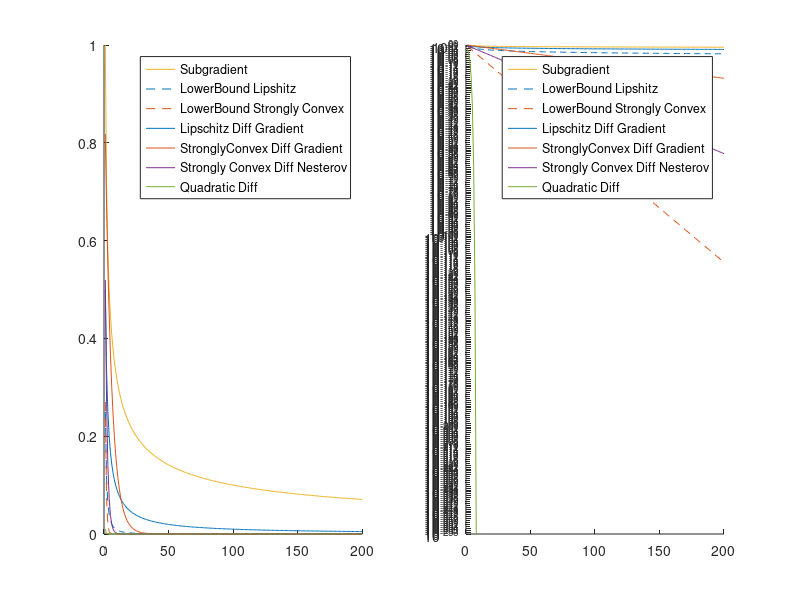

Source code (MATLAB):
function learningConvergence

k = 10;
iter = 1:200;

lblRate  = LowerBoundLipshitzFirstOrder(iter);
lbscRate = lowerBoundStronglyConvexFirstOrder(iter,k);
sRate = subgradientConvergence(iter);
nRate = stronglyConvexNesterovConvergence(iter,k);
qRate = quadraticConvergence(iter,1/k);
lgRate = LipschitzGradientConvergence(iter);
scRate = stronglyConvexGradientConvergence(iter,k);

colors =    {
            [0.9290, 0.6940, 0.1250];	          	
            [0, 0.4470, 0.7410];
          	[0.8500, 0.3250, 0.0980];
            [0, 0.4470, 0.7410];
            [0.8500, 0.3250, 0.0980];
          	[0.4940, 0.1840, 0.5560];	          	
          	[0.4660, 0.6740, 0.1880];	          	
          	[0.3010, 0.7450, 0.9330]};
style = {'-';'--';'--';'-';'-';'-';'-';};       

rates = [sRate;lblRate;lbscRate;lgRate;scRate;nRate;qRate];

figure(1)
subplot(1,2,1);
hold on
for i = 1:size(rates,1)
    plot(iter,rates(i,:),'Color',colors{i},'LineStyle',style{i});
end
legend('Subgradient','LowerBound Lipshitz','LowerBound Strongly Convex', 'Lipschitz Diff Gradient','StronglyConvex Diff Gradient','Strongly Convex Diff Nesterov','Quadratic Diff')

figure(1)
subplot(1,2,2);
hold on
for i = 1:size(rates,1)
h = plot(iter,rates(i,:),'Color',colors{i},'LineStyle',style{i});
set(gca,'yscale','log');
end


legend('Subgradient','LowerBound Lipshitz','LowerBound Strongly Convex', 'Lipschitz Diff Gradient','StronglyConvex Diff Gradient','Strongly Convex Diff Nesterov','Quadratic Diff')


end

function rate = subgradientConvergence(x)

rate = 1./sqrt(x);

end

function rate = LowerBoundLipshitzFirstOrder(x)

rate = 1./(x + 1).^2;

end



function rate = LipschitzGradientConvergence(x)

rate = 1./(x + 1);

end

function rate = stronglyConvexGradientConvergence(x,k)

rate = (((k) - 1)/((k)+1)).^(x);
end


function rate = quadraticConvergence(x,k)

rate = k.^(2.^x);

end


function rate = lowerBoundStronglyConvexFirstOrder(x,k)

rate = ((sqrt(k) - 1)/(sqrt(k) + 1)).^(2*x);

end


function rate = stronglyConvexNesterovConvergence(x,k)

rate = ((sqrt(k) - 1)/(sqrt(k)+1)).^(x);

end